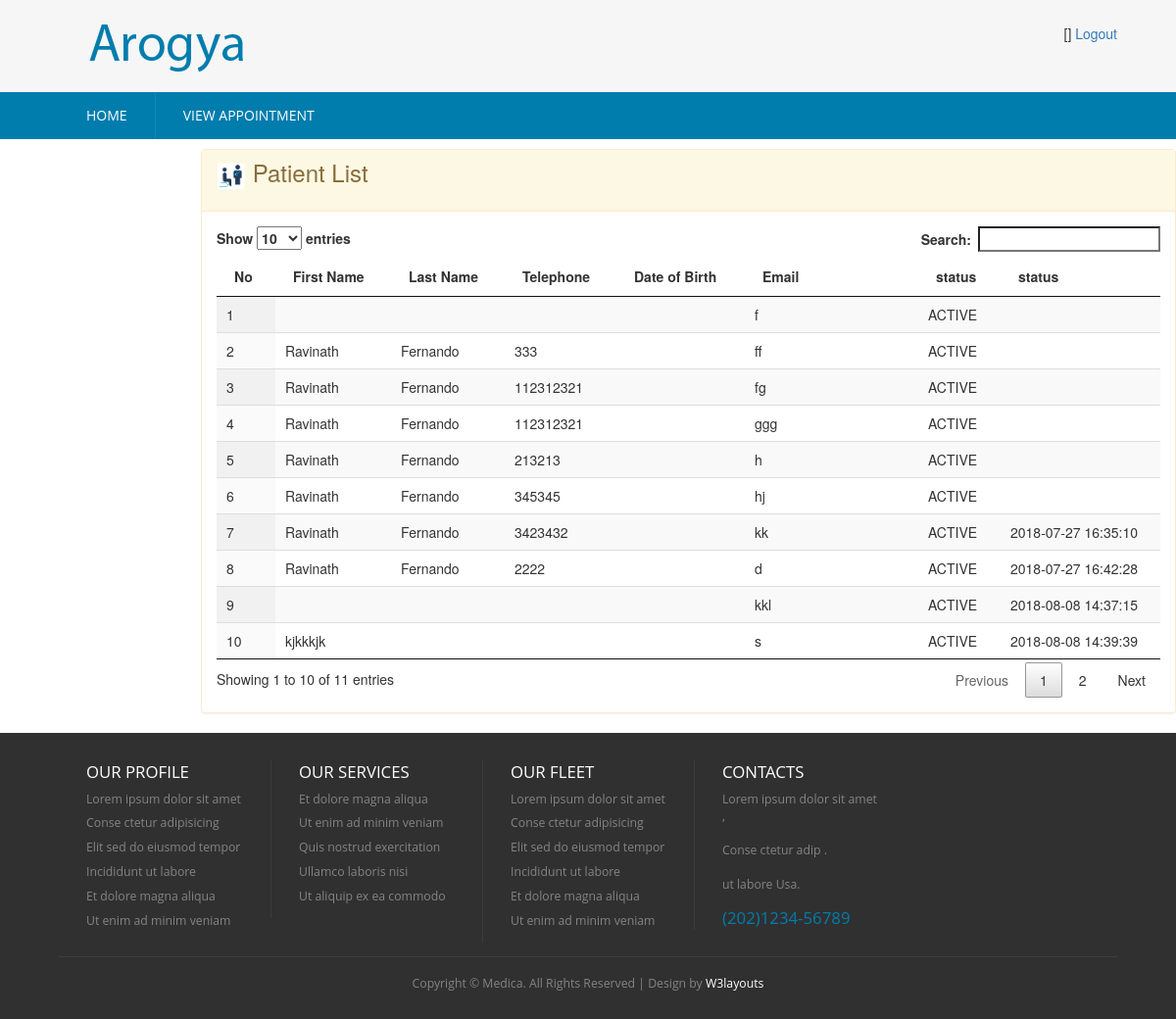
The page /index.php/doctor_controller/loadPatientList on the database its author committed.
### tables this page shows
CREATE TABLE `hms_patient` (
  `id` int(5) NOT NULL AUTO_INCREMENT,
  `first_name` varchar(100) DEFAULT NULL,
  `last_name` varchar(100) DEFAULT NULL,
  `telephone` varchar(20) DEFAULT NULL,
  `dob` varchar(25) DEFAULT NULL,
  `email` varchar(50) DEFAULT NULL,
  `pword` text,
  `status_code` varchar(20) DEFAULT 'ACTIVE',
  `user_role` varchar(20) DEFAULT 'PATIENT',
  `created_date` timestamp NULL DEFAULT CURRENT_TIMESTAMP,
  PRIMARY KEY (`id`),
  UNIQUE KEY `NewIndex1_email` (`email`)
);

### application/controllers/Doctor_Controller.php (called while the page is built, shortened)
<?php
class Doctor_Controller extends CI_Controller {
    public function loadPatientList() {
        $this->load->model(array('Patient'));
        $patient = new Patient();
        $data['msg'] = '';
        $patientList = $patient->get();
        $data['patientList'] = $patientList;
        $this->load->view('doctor/doctor-patient-details', $data);
    }
}

### index.php (called while the page is built, shortened)
<?php
require_once BASEPATH.'core/CodeIgniter.php';

### application/core/my_model.php (called while the page is built, shortened)
<?php
class MY_Model extends CI_Model{
    public function get($limit=0,$offset = 0) {
        if($limit){
            $query = $this->db->get($this::DB_TABLE,$limit,$offset);
        }else{
            $query = $this->db->get($this::DB_TABLE);
        }
        $ret_val = array();
        foreach ($query->result() as $row) {
            $model = new $class;
            $model->populate($row);
            $ret_val[$row->{$this::DB_TABLE_PK}] = $model;
        }
        return $ret_val;
    }
}

### application/views/doctor/doctor-patient-details.php (the view, shortened to what this page needs)
<!DOCTYPE HTML>
<html>
    <head>
        <link href="<?php echo base_url('css/style.css'); ?>" rel="stylesheet" type="text/css"  media="all" />
        <link href="<?php echo base_url('css/bootstrap.css'); ?>" rel="stylesheet" type="text/css"/>
        <link rel="stylesheet" href="<?php echo base_url('css/responsiveslides.css') ?>">
    </head>
    <body>
        <div class="header">
            <div class="main-header">
                <div class="wrap">
                    <?php $this->load->view('doctor/_head_doctor'); ?>
                </div>
            </div>
            <div class="top-nav">
                <div class="wrap">
                    <ul>
                        <?php $this->load->view('doctor/_menu_doctor'); ?>
                    </ul>
                </div>
            </div>
        </div>
        <div class="content">
            <div class="row">
                <div class="col-md-2">
                </div>
                <div class="col-md-10">
                    <div class="panel panel-warning">
                        <div class="panel-heading ">
                            <h3> <img src="<?= base_url('/images/icon-patient.png') ?>" style="width: 30px" />  Patient List </h3>
                        </div>
                        <div class="panel-body">
                            <table id="example" class="display" cellspacing="0" width="100%">
                                <thead>
                                    <tr>
                                        <th>No</th>
                                        <th>First Name</th>
                                        <th>Last Name</th>
                                        <th>Telephone</th>
                                        <th>Date of Birth</th>
                                        <th>Email</th>
                                        <th>status</th>
                                        <th>status</th>
                                    </tr>
                                </thead>
                                <tbody>
                                    <?php
                                    if ($patientList != null)
                                        foreach ($patientList as $value) {
                                            ?>
                                            <tr>
                                                <td><?= $value->id ?></td>
                                                <td><?= $value->first_name ?></td>
                                                <td><?= $value->last_name ?></td>
                                                <td><?= $value->telephone ?></td>
                                                <td><?= $value->dob ?></td>
                                                <td><?= $value->email ?></td>
                                                <td><?= $value->status_code ?></td>
                                                <td><?= $value->created_date ?></td>
                                            </tr>
                                            <?php
                                        }
                                    ?>
                                </tbody>
                            </table>
                            <link href="<?php echo base_url('css/jquery.dataTables.min.css'); ?>" rel="stylesheet" type="text/css"/>
                        </div>
                    </div>
                </div>
            </div>
        </div>
        <div class="footer">
            <div class="wrap">
                <div class="footer-grids">
                    <div class="footer-grid">
                        <h3>OUR Profile</h3>
                        <ul>
                            <li><a href="#">Lorem ipsum dolor sit amet</a></li>
                            <li><a href="#">Conse ctetur adipisicing</a></li>
                            <li><a href="#">Elit sed do eiusmod tempor</a></li>
                            <li><a href="#">Incididunt ut labore</a></li>
                            <li><a href="#">Et dolore magna aliqua</a></li>
                            <li><a href="#">Ut enim ad minim veniam</a></li>
                        </ul>
                    </div>
                    <div class="footer-grid">
                        <h3>Our Services</h3>
                        <ul>
                            <li><a href="#">Et dolore magna aliqua</a></li>
                            <li><a href="#">Ut enim ad minim veniam</a></li>
                            <li><a href="#">Quis nostrud exercitation</a></li>
                            <li><a href="#">Ullamco laboris nisi</a></li>
                            <li><a href="#">Ut aliquip ex ea commodo</a></li>
                        </ul>
                    </div>
                    <div class="footer-grid">
                        <h3>OUR FLEET</h3>
                        <ul>
                            <li><a href="#">Lorem ipsum dolor sit amet</a></li>
                            <li><a href="#">Conse ctetur adipisicing</a></li>
                            <li><a href="#">Elit sed do eiusmod tempor</a></li>
                            <li><a href="#">Incididunt ut labore</a></li>
                            <li><a href="#">Et dolore magna aliqua</a></li>
                            <li><a href="#">Ut enim ad minim veniam</a></li>
                        </ul>
                    </div>
                    <div class="footer-grid">
                        <h3>CONTACTS</h3>
                        <p>Lorem ipsum dolor sit amet ,</p>
                        <p>Conse ctetur adip .</p>
                        <p>ut labore Usa.</p>
                        <span>(202)1234-56789</span>
                    </div>
                </div>
                <div class="copy-tight">
                    <p>Copyright &copy; Medica. All Rights Reserved | Design by <a href="http://w3layouts.com/">W3layouts</a></p>
                </div>
            </div>
        </div>
    </body>
</html>

### application/views/doctor/_head_doctor.php (shortened to what this page needs)
<div class="logo">
    <a href="#"><img src="<?php echo base_url('images/logo.png');?>" title="logo" /></a>
</div>
<div class="social-links">
    <ul>
        <li>[<?php echo $this->session->userdata('userbean')->user_role ?>]</li>
        <li><a href="<?php echo base_url('User_Controller/logout');?>">Logout</a></li>
    </ul>
</div>

### application/views/doctor/_menu_doctor.php
<li><a href="<?php echo base_url('User_Controller/loadHome');?>">Home</a></li>
<li><a href="<?php echo base_url('Doctor_Controller/getAppointmentList');?>/<?php echo $this->session->userdata('userbean')->id ?>">View Appointment</a></li>

### css/style.css (style rules this page uses)
html,body,div,span,applet,object,iframe,h1,h2,h3,h4,h5,h6,p,blockquote,pre,a,abbr,acronym,address,big,cite,code,del,dfn,em,img,ins,kbd,q,s,samp,small,strike,strong,sub,sup,tt,var,b,u,i,dl,dt,dd,ol,nav ul,nav li,fieldset,form,label,legend,table,caption,tbody,tfoot,thead,tr,th,td,article,aside,canvas,details,embed,figure,figcaption,footer,header,hgroup,menu,nav,output,ruby,section,summary,time,mark,audio,video { margin:0;padding:0;border:0;font-size:100%;font:inherit;vertical-align:baseline; }
ol,ul { list-style:none;margin:0px;padding:0px; }
table { border-collapse:collapse;border-spacing:0; }
a { text-decoration:none; }
img { max-width:100%; }
body { background: #F6F6F6; }
.wrap { width:80%; margin:0 auto; }
.main-header { padding: 1.7em 0 1.5em 0; background: #F6F6F6; }
.logo { float:left; }
.logo img { display:block; }
.social-links { float:right; }
.social-links ul li { display:inline-block; }
.top-nav { background:#007DAD; }
.top-nav ul li { display:inline-block; float: left; border-left: 1px ridge #1087B4; }
.top-nav ul li:nth-child(1) { border:none; }
.top-nav li a { font-size: 1em; font-family: 'Open Sans', sans-serif; color: #FFF; background: #007DAD; text-transform: uppercase; padding: 1em 2em; display: block; transition: 0.5s ease; -o-transition: 0.5s ease; -webkit-transition: 0.5s ease; }
.footer { padding: 2em 0 1em 0; background:#303030; }
.footer-grid { float: left; width: 20%; border-left: 1px solid rgba(153, 153, 153, 0.13); padding: 0px 28px; }
.footer-grid:first-child { border:none; }
.footer-grid ul li a,.footer-grid p { color: #858484; font-size: 0.875em; font-family: 'Open Sans', sans-serif; transition: 0.5s ease; -o-transition: 0.5s ease; -webkit-transition: 0.5s ease; padding: 0.3em 0; display: block; }
.footer-grid span { font-size:1.2em; font-family: 'Open Sans', sans-serif; color:#007DAD; }
.footer-grid h3 { font-family: 'Open Sans', sans-serif; color:#FFF; font-size:1.2em; text-transform: uppercase; margin: 0.2em 0 0.3em 0; }
.copy-tight { text-align: center; padding: 1em 0 0 0; border-top: 1px solid rgba(153, 153, 153, 0.13); margin-top: 1em; }
.copy-tight p { color: #858484; font-size: 0.875em; font-family: 'Open Sans', sans-serif; padding: 0.3em 0; display: block; }
.copy-tight p a { color:#FFF; transition: 0.5s ease; -o-transition: 0.5s ease; -webkit-transition: 0.5s ease; }
@media (max-width: 1366px) { .wrap { width:90%; } }

### rows shown on the page
hms_patient: id "1", email "f", status_code "ACTIVE"
hms_patient: id "2", first_name "Ravinath", last_name "Fernando", telephone "333", email "ff", status_code "ACTIVE"
hms_patient: id "3", first_name "Ravinath", last_name "Fernando", telephone "112312321", email "fg", status_code "ACTIVE"
hms_patient: id "4", first_name "Ravinath", last_name "Fernando", telephone "112312321", email "ggg", status_code "ACTIVE"
hms_patient: id "5", first_name "Ravinath", last_name "Fernando", telephone "213213", email "h", status_code "ACTIVE"
hms_patient: id "6", first_name "Ravinath", last_name "Fernando", telephone "345345", email "hj", status_code "ACTIVE"
hms_patient: id "7", first_name "Ravinath", last_name "Fernando", telephone "3423432", email "kk", status_code "ACTIVE", created_date "2018-07-27 16:35:10"
hms_patient: id "8", first_name "Ravinath", last_name "Fernando", telephone "2222", email "d", status_code "ACTIVE", created_date "2018-07-27 16:42:28"
hms_patient: id "9", email "kkl", status_code "ACTIVE", created_date "2018-08-08 14:37:15"
hms_patient: id "10", first_name "kjkkkjk", email "s", status_code "ACTIVE", created_date "2018-08-08 14:39:39"
